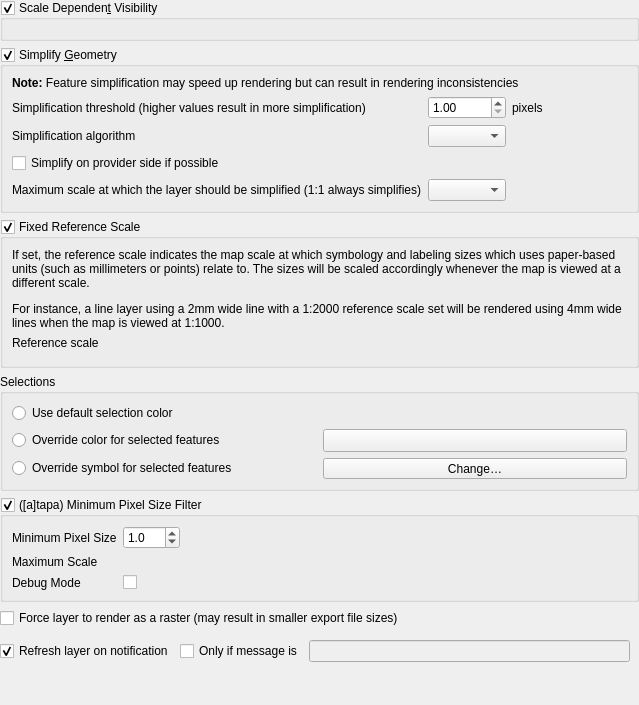
             <widget class="QWidget" name="scrollAreaWidgetContents_19">
              <property name="geometry">
               <rect>
                <x>0</x>
                <y>0</y>
                <width>639</width>
                <height>705</height>
               </rect>
              </property>
              <layout class="QVBoxLayout" name="verticalLayout_32">
               <property name="leftMargin">
                <number>0</number>
               </property>
               <property name="topMargin">
                <number>0</number>
               </property>
               <property name="rightMargin">
                <number>0</number>
               </property>
               <property name="bottomMargin">
                <number>0</number>
               </property>
               <item>
                <widget class="QgsCollapsibleGroupBox" name="mScaleVisibilityGroupBox">
                 <property name="title">
                  <string>Scale Dependen&amp;t Visibility</string>
                 </property>
                 <property name="checkable">
                  <bool>true</bool>
                 </property>
                 <layout class="QGridLayout" name="gridLayout_6">
                  <item row="0" column="0">
                   <widget class="QgsScaleRangeWidget" name="mScaleRangeWidget">
                    <property name="focusPolicy">
                     <enum>Qt::StrongFocus</enum>
                    </property>
                   </widget>
                  </item>
                 </layout>
                </widget>
               </item>
               <item>
                <widget class="QGroupBox" name="mSimplifyDrawingGroupBox">
                 <property name="title">
                  <string>Simplify &amp;Geometry</string>
                 </property>
                 <property name="checkable">
                  <bool>true</bool>
                 </property>
                 <layout class="QGridLayout" name="_12">
                  <item row="0" column="1" colspan="4">
                   <widget class="QLabel" name="label_59">
                    <property name="text">
                     <string>&lt;b&gt;Note:&lt;/b&gt; Feature simplification may speed up rendering but can result in rendering inconsistencies</string>
                    </property>
                   </widget>
                  </item>
                  <item row="1" column="1">
                   <widget class="QLabel" name="label_56">
                    <property name="text">
                     <string>Simplification threshold (higher values result in more simplification)</string>
                    </property>
                    <property name="margin">
                     <number>2</number>
                    </property>
                   </widget>
                  </item>
                  <item row="1" column="2">
                   <widget class="QgsDoubleSpinBox" name="mSimplifyDrawingSpinBox">
                    <property name="toolTip">
                     <string>Higher values result in more simplification</string>
                    </property>
                    <property name="decimals">
                     <number>2</number>
                    </property>
                    <property name="minimum">
                     <double>1.000000000000000</double>
                    </property>
                    <property name="maximum">
                     <double>30.000000000000000</double>
                    </property>
                    <property name="singleStep">
                     <double>0.200000000000000</double>
                    </property>
                    <property name="value">
                     <double>1.000000000000000</double>
                    </property>
                   </widget>
                  </item>
                  <item row="1" column="3">
                   <widget class="QLabel" name="mSimplifyDrawingPx">
                    <property name="text">
                     <string>pixels</string>
                    </property>
                    <property name="margin">
                     <number>2</number>
                    </property>
                   </widget>
                  </item>
                  <item row="1" column="4">
                   <spacer name="horizontalSpacer_40">
                    <property name="orientation">
                     <enum>Qt::Horizontal</enum>
                    </property>
                    <property name="sizeHint" stdset="0">
                     <size>
                      <width>20</width>
                      <height>20</height>
                     </size>
                    </property>
                   </spacer>
                  </item>
                  <item row="2" column="1">
                   <widget class="QLabel" name="mSimplifyAlgorithmLabel">
                    <property name="toolTip">
                     <string>This algorithm only is applied to simplify on local side</string>
                    </property>
                    <property name="text">
                     <string>Simplification algorithm</string>
                    </property>
                    <property name="margin">
                     <number>2</number>
                    </property>
                   </widget>
                  </item>
                  <item row="2" column="2">
                   <widget class="QComboBox" name="mSimplifyAlgorithmComboBox"/>
                  </item>
                  <item row="3" column="1" colspan="4">
                   <widget class="QCheckBox" name="mSimplifyDrawingAtProvider">
                    <property name="text">
                     <string>Simplify on provider side if possible</string>
                    </property>
                   </widget>
                  </item>
                  <item row="4" column="1">
                   <widget class="QLabel" name="mSimplifyMaxScaleLabel">
                    <property name="text">
                     <string>Maximum scale at which the layer should be simplified (1:1 always simplifies)</string>
                    </property>
                    <property name="margin">
                     <number>2</number>
                    </property>
                   </widget>
                  </item>
                  <item row="4" column="2">
                   <widget class="QgsScaleComboBox" name="mSimplifyMaximumScaleComboBox">
                    <property name="sizePolicy">
                     <sizepolicy hsizetype="Expanding" vsizetype="Fixed">
                      <horstretch>0</horstretch>
                      <verstretch>0</verstretch>
                     </sizepolicy>
                    </property>
                   </widget>
                  </item>
                 </layout>
                </widget>
               </item>
               <item>
                <widget class="QgsCollapsibleGroupBox" name="mUseReferenceScaleGroupBox">
                 <property name="focusPolicy">
                  <enum>Qt::StrongFocus</enum>
                 </property>
                 <property name="title">
                  <string>Fixed Reference Scale</string>
                 </property>
                 <property name="checkable">
                  <bool>true</bool>
                 </property>
                 <property name="syncGroup">
                  <string notr="true">vectorgeneral</string>
                 </property>
                 <layout class="QGridLayout" name="gridLayout">
                  <item row="3" column="0">
                   <widget class="Line" name="line_4">
                    <property name="orientation">
                     <enum>Qt::Vertical</enum>
                    </property>
                   </widget>
                  </item>
                  <item row="2" column="0">
                   <widget class="QLabel" name="label">
                    <property name="text">
                     <string>Reference scale</string>
                    </property>
                   </widget>
                  </item>
                  <item row="2" column="1">
                   <widget class="QgsScaleWidget" name="mReferenceScaleWidget">
                    <property name="focusPolicy">
                     <enum>Qt::StrongFocus</enum>
                    </property>
                   </widget>
                  </item>
                  <item row="0" column="0" colspan="2">
                   <widget class="QLabel" name="label_8">
                    <property name="text">
                     <string>&lt;html&gt;&lt;head/&gt;&lt;body&gt;&lt;p&gt;If set, the reference scale indicates the map scale at which symbology and labeling sizes which uses paper-based units (such as millimeters or points) relate to. The sizes will be scaled accordingly whenever the map is viewed at a different scale.&lt;/p&gt;&lt;p&gt;For instance, a line layer using a 2mm wide line with a 1:2000 reference scale set will be rendered using 4mm wide lines when the map is viewed at 1:1000.&lt;/p&gt;&lt;/body&gt;&lt;/html&gt;</string>
                    </property>
                    <property name="textFormat">
                     <enum>Qt::RichText</enum>
                    </property>
                    <property name="wordWrap">
                     <bool>true</bool>
                    </property>
                   </widget>
                  </item>
                 </layout>
                </widget>
               </item>
               <item>
                <widget class="QgsCollapsibleGroupBox" name="groupBox_2">
                 <property name="title">
                  <string>Selections</string>
                 </property>
                 <layout class="QGridLayout" name="gridLayout_9">
                  <item row="3" column="0">
                   <widget class="QRadioButton" name="mRadioOverrideSelectionSymbol">
                    <property name="text">
                     <string>Override symbol for selected features</string>
                    </property>
                   </widget>
                  </item>
                  <item row="0" column="0">
                   <widget class="QRadioButton" name="mRadioDefaultSelectionColor">
                    <property name="text">
                     <string>Use default selection color</string>
                    </property>
                   </widget>
                  </item>
                  <item row="1" column="0">
                   <widget class="QRadioButton" name="mRadioOverrideSelectionColor">
                    <property name="text">
                     <string>Override color for selected features</string>
                    </property>
                   </widget>
                  </item>
                  <item row="1" column="1">
                   <widget class="QgsColorButton" name="mSelectionColorButton">
                    <property name="sizePolicy">
                     <sizepolicy hsizetype="Preferred" vsizetype="Fixed">
                      <horstretch>0</horstretch>
                      <verstretch>0</verstretch>
                     </sizepolicy>
                    </property>
                    <property name="minimumSize">
                     <size>
                      <width>100</width>
                      <height>0</height>
                     </size>
                    </property>
                    <property name="text">
                     <string/>
                    </property>
                   </widget>
                  </item>
                  <item row="3" column="1">
                   <widget class="QgsSymbolButton" name="mSelectionSymbolButton">
                    <property name="sizePolicy">
                     <sizepolicy hsizetype="Preferred" vsizetype="Fixed">
                      <horstretch>0</horstretch>
                      <verstretch>0</verstretch>
                     </sizepolicy>
                    </property>
                    <property name="text">
                     <string>Change…</string>
                    </property>
                   </widget>
                  </item>
                 </layout>
                </widget>
               </item>
               <item>
                <widget class="QgsCollapsibleGroupBox" name="mUseMinPixelSizeFilter">
                 <property name="minimumSize">
                  <size>
                   <width>0</width>
                   <height>0</height>
                  </size>
                 </property>
                 <property name="focusPolicy">
                  <enum>Qt::StrongFocus</enum>
                 </property>
                 <property name="title">
                  <string>([a]tapa) Minimum Pixel Size Filter</string>
                 </property>
                 <property name="checkable">
                  <bool>true</bool>
                 </property>
                 <property name="syncGroup">
                  <string notr="true">vectorgeneral</string>
                 </property>
                 <layout class="QGridLayout" name="gridLayout_9">
                  <item row="1" column="0">
                   <widget class="QLabel" name="mMinPixelSizeMaxScaleLabel">
                    <property name="text">
                     <string>Maximum Scale</string>
                    </property>
                   </widget>
                  </item>
                  <item row="0" column="0">
                   <widget class="QLabel" name="mMinPixelSizeLabel">
                    <property name="text">
                     <string>Minimum Pixel Size</string>
                    </property>
                   </widget>
                  </item>
                  <item row="0" column="1">
                   <widget class="QDoubleSpinBox" name="mMinPixelSizeSpinBox">
                    <property name="decimals">
                     <number>1</number>
                    </property>
                    <property name="minimum">
                     <double>0.100000000000000</double>
                    </property>
                    <property name="singleStep">
                     <double>0.100000000000000</double>
                    </property>
                    <property name="value">
                     <double>1.000000000000000</double>
                    </property>
                   </widget>
                  </item>
                  <item row="0" column="2">
                   <spacer name="horizontalSpacer_5">
                    <property name="orientation">
                     <enum>Qt::Horizontal</enum>
                    </property>
                    <property name="sizeHint" stdset="0">
                     <size>
                      <width>40</width>
                      <height>20</height>
                     </size>
                    </property>
                   </spacer>
                  </item>
                  <item row="2" column="0">
                   <widget class="QLabel" name="mMinPixelSizeDebugLabel">
                    <property name="text">
                     <string>Debug Mode</string>
                    </property>
                   </widget>
                  </item>
                  <item row="2" column="1">
                   <widget class="QCheckBox" name="mMinPixelSizeDebugCheck">
                    <property name="text">
                     <string/>
                    </property>
                   </widget>
                  </item>
                  <item row="1" column="1">
                   <widget class="QgsScaleWidget" name="mMinPixelSizeMaxScaleWidget">
                    <property name="showCurrentScaleButton">
                     <bool>true</bool>
                    </property>
                    <property name="scale">
                     <bool>true</bool>
                    </property>
                    <property name="minScale">
                     <bool>false</bool>
                    </property>
                   </widget>
                  </item>
                 </layout>
                </widget>
               </item>
               <item>
                <widget class="QCheckBox" name="mForceRasterCheckBox">
                 <property name="text">
                  <string>Force layer to render as a raster (may result in smaller export file sizes)</string>
                 </property>
                </widget>
               </item>
               <item>
                <widget class="QgsMapLayerRefreshSettingsWidget" name="mRefreshSettingsWidget" native="true">
                 <property name="focusPolicy">
                  <enum>Qt::StrongFocus</enum>
                 </property>
                </widget>
               </item>
               <item>
                <layout class="QHBoxLayout" name="horizontalLayout_14">
                 <item>
                  <widget class="QCheckBox" name="mRefreshLayerNotificationCheckBox">
                   <property name="toolTip">
                    <string>&lt;html&gt;&lt;head/&gt;&lt;body&gt;&lt;p&gt;Some data providers can notify QGIS (e.g. PostgreSQL) with a message. If this is the case for this layer's data provider, notification will refresh the layer. &lt;/p&gt;&lt;/body&gt;&lt;/html&gt;</string>
                   </property>
                   <property name="text">
                    <string>Refresh layer on notification</string>
                   </property>
                   <property name="checked">
                    <bool>true</bool>
                   </property>
                  </widget>
                 </item>
                 <item>
                  <widget class="QFrame" name="mNotificationFrame">
                   <property name="enabled">
                    <bool>true</bool>
                   </property>
                   <property name="frameShape">
                    <enum>QFrame::NoFrame</enum>
                   </property>
                   <property name="frameShadow">
                    <enum>QFrame::Plain</enum>
                   </property>
                   <layout class="QHBoxLayout" name="horizontalLayout_1">
                    <property name="leftMargin">
                     <number>0</number>
                    </property>
                    <property name="topMargin">
                     <number>0</number>
                    </property>
                    <property name="bottomMargin">
                     <number>0</number>
                    </property>
                    <item>
                     <widget class="QCheckBox" name="mNotificationMessageCheckBox">
                      <property name="enabled">
                       <bool>true</bool>
                      </property>
                      <property name="toolTip">
                       <string>&lt;html&gt;&lt;head/&gt;&lt;body&gt;&lt;p&gt;Check if only a specific message must refresh the layer (i.e. not all data source notifications)&lt;/p&gt;&lt;/body&gt;&lt;/html&gt;</string>
                      </property>
                      <property name="text">
                       <string>Only if message is</string>
                      </property>
                     </widget>
                    </item>
                    <item>
                     <widget class="QLineEdit" name="mNotifyMessagValueLineEdit">
                      <property name="enabled">
                       <bool>false</bool>
                      </property>
                      <property name="toolTip">
                       <string>&lt;html&gt;&lt;head/&gt;&lt;body&gt;&lt;p&gt;Notification message that will refresh the layer.&lt;/p&gt;&lt;/body&gt;&lt;/html&gt;</string>
                      </property>
                     </widget>
                    </item>
                   </layout>
                  </widget>
                 </item>
                </layout>
               </item>
               <item>
                <spacer name="verticalSpacer_2">
                 <property name="orientation">
                  <enum>Qt::Vertical</enum>
                 </property>
                 <property name="sizeHint" stdset="0">
                  <size>
                   <width>20</width>
                   <height>40</height>
                  </size>
                 </property>
                </spacer>
               </item>
              </layout>
             </widget>
